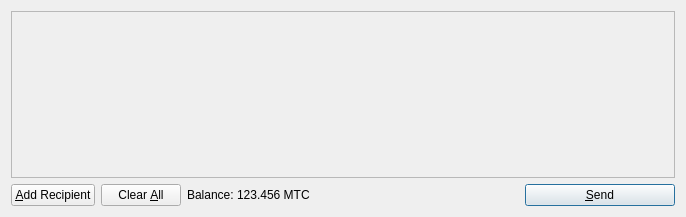
<?xml version="1.0" encoding="UTF-8"?>
<ui version="4.0">
 <class>SendCoinsDialog</class>
 <widget class="QDialog" name="SendCoinsDialog">
  <property name="geometry">
   <rect>
    <x>0</x>
    <y>0</y>
    <width>686</width>
    <height>217</height>
   </rect>
  </property>
  <property name="windowTitle">
   <string>Send Coins</string>
  </property>
  <layout class="QVBoxLayout" name="verticalLayout">
   <item>
    <widget class="QScrollArea" name="scrollArea">
     <property name="widgetResizable">
      <bool>true</bool>
     </property>
     <widget class="QWidget" name="scrollAreaWidgetContents">
      <property name="geometry">
       <rect>
        <x>0</x>
        <y>0</y>
        <width>666</width>
        <height>165</height>
       </rect>
      </property>
      <layout class="QVBoxLayout" name="verticalLayout_2">
       <property name="margin">
        <number>0</number>
       </property>
       <item>
        <layout class="QVBoxLayout" name="entries">
         <property name="spacing">
          <number>6</number>
         </property>
        </layout>
       </item>
       <item>
        <spacer name="verticalSpacer">
         <property name="orientation">
          <enum>Qt::Vertical</enum>
         </property>
         <property name="sizeHint" stdset="0">
          <size>
           <width>20</width>
           <height>40</height>
          </size>
         </property>
        </spacer>
       </item>
      </layout>
     </widget>
    </widget>
   </item>
   <item>
    <layout class="QHBoxLayout" name="horizontalLayout">
     <item>
      <widget class="QPushButton" name="addButton">
       <property name="toolTip">
        <string>Send to multiple recipients at once</string>
       </property>
       <property name="text">
        <string>&amp;Add Recipient</string>
       </property>
       <property name="icon">
        <iconset resource="../bitcoin.qrc">
         <normaloff>:/icons/add</normaloff>:/icons/add</iconset>
       </property>
       <property name="autoDefault">
        <bool>false</bool>
       </property>
      </widget>
     </item>
     <item>
      <widget class="QPushButton" name="clearButton">
       <property name="sizePolicy">
        <sizepolicy hsizetype="Minimum" vsizetype="Fixed">
         <horstretch>0</horstretch>
         <verstretch>0</verstretch>
        </sizepolicy>
       </property>
       <property name="toolTip">
        <string>Remove all transaction fields</string>
       </property>
       <property name="text">
        <string>Clear &amp;All</string>
       </property>
       <property name="icon">
        <iconset resource="../bitcoin.qrc">
         <normaloff>:/icons/remove</normaloff>:/icons/remove</iconset>
       </property>
       <property name="autoRepeatDelay">
        <number>300</number>
       </property>
       <property name="autoDefault">
        <bool>false</bool>
       </property>
      </widget>
     </item>
     <item>
      <layout class="QHBoxLayout" name="horizontalLayout_2">
       <property name="spacing">
        <number>3</number>
       </property>
       <item>
        <widget class="QLabel" name="label">
         <property name="text">
          <string>Balance:</string>
         </property>
        </widget>
       </item>
       <item>
        <widget class="QLabel" name="labelBalance">
         <property name="cursor">
          <cursorShape>IBeamCursor</cursorShape>
         </property>
         <property name="text">
          <string>123.456 MTC</string>
         </property>
         <property name="textInteractionFlags">
          <set>Qt::LinksAccessibleByMouse|Qt::TextSelectableByKeyboard|Qt::TextSelectableByMouse</set>
         </property>
        </widget>
       </item>
      </layout>
     </item>
     <item>
      <spacer name="horizontalSpacer">
       <property name="orientation">
        <enum>Qt::Horizontal</enum>
       </property>
       <property name="sizeHint" stdset="0">
        <size>
         <width>40</width>
         <height>20</height>
        </size>
       </property>
      </spacer>
     </item>
     <item>
      <widget class="QPushButton" name="sendButton">
       <property name="minimumSize">
        <size>
         <width>150</width>
         <height>0</height>
        </size>
       </property>
       <property name="toolTip">
        <string>Confirm the send action</string>
       </property>
       <property name="text">
        <string>&amp;Send</string>
       </property>
       <property name="icon">
        <iconset resource="../bitcoin.qrc">
         <normaloff>:/icons/send</normaloff>:/icons/send</iconset>
       </property>
       <property name="default">
        <bool>true</bool>
       </property>
      </widget>
     </item>
    </layout>
   </item>
  </layout>
 </widget>
 <resources>
  <include location="../bitcoin.qrc"/>
 </resources>
 <connections/>
</ui>
